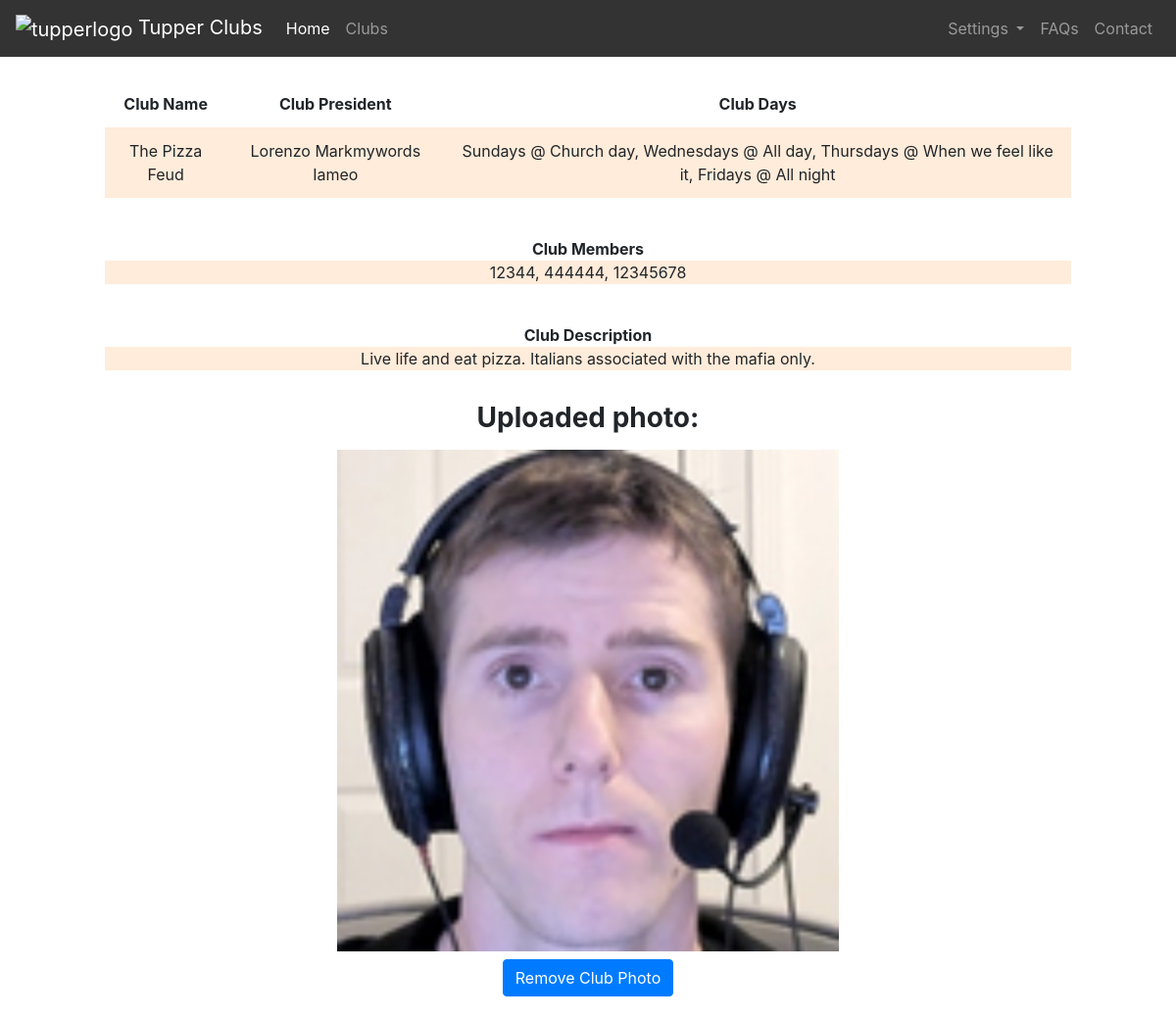
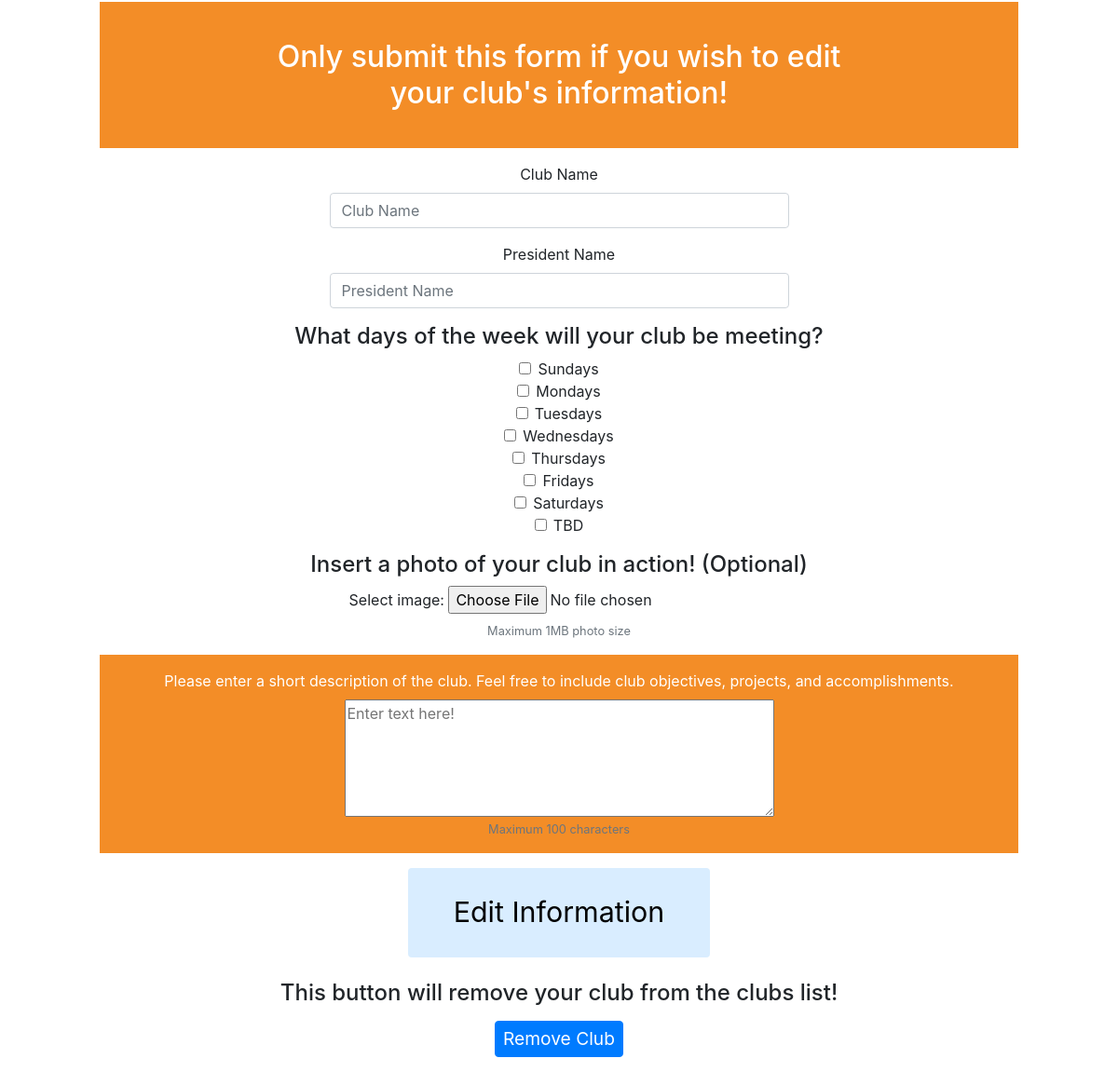
Page / (signed in) on the committed database (2 pictures, top to bottom).
### tables this page shows
CREATE TABLE clubs (club_id INTEGER PRIMARY KEY, owner INTEGER NOT NULL, name TEXT NOT NULL, president TEXT NOT NULL, description TEXT NOT NULL, days TEXT NOT NULL, members TEXT);

### application.py (the view, shortened to what this page needs)
@app.route('/', methods=['GET', 'POST'])
@login_required
def index():
    number = db.execute(''' SELECT count(name) FROM sqlite_master WHERE type='table' AND name='clubs' ''')
    if number[0]['count(name)'] == 0:
        db.execute('CREATE TABLE clubs (club_id INTEGER PRIMARY KEY, owner INTEGER NOT NULL, name TEXT NOT NULL, president TEXT NOT NULL, description TEXT NOT NULL, days TEXT NOT NULL, members TEXT)')
    userId = session.get('user_id')
    accountType = db.execute('SELECT users.type FROM users WHERE users.userId = ?', userId)
    if accountType[0]['type'] == 'club':
        clubs = db.execute('SELECT clubs.name, clubs.president, clubs.description, clubs.days, clubs.members FROM clubs WHERE clubs.owner = ?', userId)
    if request.method == 'POST':
        if request.form.get('removeClub') == 'removeClub':
            os.remove(os.path.join(app.config['UPLOAD_FOLDER'], checkPhotos(session.get('user_id'))))
            if clubs == []:
                return render_template('index.html', days=DAYS)
            else:
                club = {}
                club['name'] = clubs[0]['name']
                club['prez'] = clubs[0]['president']
                club['desc'] = clubs[0]['description']
                club['days'] = clubs[0]['days']
                members = clubs[0]['members']
                if members != None and members != '':
                    members = members[:-1]
                    members = members.split(',')
                    membersStr = ''
                    for i in range(len(members)):
                        if i == len(members) - 1:
                            membersStr += members[i]
                        else:
                            membersStr += members[i] + ', '
                if members == '':
                    membersStr = 'None'
                    club['members'] = membersStr
                elif members != None:
                    club['members'] = membersStr
                else:
                    club['members'] = members
                photo = None
                return render_template('home.html', club=club, days=DAYS, photo=photo)
        clubName = request.form.get('clubName')
        clubName = ' '.join(clubName.split())
        prezName = request.form.get('presidentName')
        prezName = ' '.join(prezName.split())
        clubDesc = request.form.get('clubDesc')
        selectedDays = []
        clubNames = db.execute('SELECT clubs.name FROM clubs')
        for i in range(len(DAYS)):
            if not request.form.get(DAYS[i]) == None:
                if not request.form.get(DAYS[i]+'Time') == '':
                    selectedDays.append(DAYS[i] + ' @ ' + request.form.get(DAYS[i]+'Time'))
                else:
                    selectedDays.append(DAYS[i])
        if len(selectedDays) == 0:
            return apology('Please select at least one day!')
        dayStr = ''
        for i in range(len(selectedDays)):
            dayStr += (selectedDays[i])
            if i != len(selectedDays) - 1:
                dayStr += ', '
        if clubs == []:
            for i in range(len(clubNames)):
                if clubNames[i]['name'].upper().replace(" ", "") == clubName.upper().replace(" ", ""):
                    return apology('Club Name already registered!')
            db.execute('INSERT INTO clubs (name, owner, president, description, days) VALUES(?,?,?,?,?)', clubName, userId, prezName, clubDesc, dayStr)
            flash('Thank you for registering your club!')
        else:
            updateClubQuery = 'UPDATE clubs SET name = ?, president = ?, description = ?, days = ? WHERE clubs.owner = ?'
            updateClub = db.execute(updateClubQuery, (clubName,), (prezName,), (clubDesc,), (dayStr,), userId)
            flash('Club info updated!')
        if checkPhotos(session.get('user_id')):
            return apology('Club photo file already uploaded')
        else:
            file = request.files['img']
            filename = secure_filename(file.filename)
            if filename != '':
                file_ext = os.path.splitext(filename)[1]
                if file_ext not in app.config['UPLOAD_EXTENSIONS'] or file_ext != validate_image(file.stream):
                    return apology('File type not accepted!')
                file.save(os.path.join(app.config['UPLOAD_FOLDER'], str(session.get('user_id')) + '.' + filename[-3:]))
        return redirect(url_for('index'))
    else:
        if accountType[0]['type'] == 'club':
            if clubs == []:
                return render_template('index.html', days=DAYS)
            else:
                club = {}
                club['name'] = clubs[0]['name']
                club['prez'] = clubs[0]['president']
                club['desc'] = clubs[0]['description']
                club['days'] = clubs[0]['days']
                members = clubs[0]['members']
                if members != None and members != '':
                    members = members[:-1]
                    members = members.split(',')
                    membersStr = ''
                    for i in range(len(members)):
                        if i == len(members) - 1:
                            membersStr += members[i]
                        else:
                            membersStr += members[i] + ', '
                if members == '':
                    membersStr = 'None'
                    club['members'] = membersStr
                elif members != None:
                    club['members'] = membersStr
                else:
                    club['members'] = members
                photo = None
                if checkPhotos(session.get('user_id')):
                    photo = checkPhotos(session.get('user_id'))
                return render_template('home.html', club=club, days=DAYS, photo=photo)

### application.py (called while the page is built)
@app.after_request
def after_request(response):
    response.headers["Cache-Control"] = "no-cache, no-store, must-revalidate"
    response.headers["Expires"] = 0
    response.headers["Pragma"] = "no-cache"
    return response

def checkPhotos(owner):
    files = os.listdir(app.config['UPLOAD_FOLDER'])
    extensions = ['.png', '.jpg', '.gif']
    for file in files:
        for i in range(len(extensions)):
            if file == str(owner) + extensions[i]:
                return file
    return False

### helpers.py (called while the page is built)
def login_required(f):
    @wraps(f)
    def decorated_function(*args, **kwargs):
        if session.get("user_id") is None:
            return redirect("/register")
        return f(*args, **kwargs)
    return decorated_function

### templates/home.html (shortened to what this page needs)
{% extends "layout.html" %}
{% block main %}
<head>
</head>
<body onload="myFunction()" style="margin:0;">
    <div class='container mt-3'>
        <div class='section'>
            <table>
                <thead>
                    <tr>
                        <th>Club Name</th>
                        <th>Club President</th>
                        <th>Club Days</th>
                    </tr>
                </thead>
                <tbody>
                    <tr>
                        <td>{{ club.name }}</td>
                        <td>{{ club.prez }}</td>
                        <td>{{ club.days }}</td>
                    </tr>
                </tbody>
            </table>
        </div>
        <div class='section'>
            <table>
                <thead>
                    <tr>
                        <div class='text-wrap text-center text-break mx-5' >
                            <b>
                                <textbox>Club Members</textbox>
                            </b>
                        </div>
                    </tr>
                </thead>
                <tbody>
                    <tr>
                        <div class = 'cool' style='background-color: rgb(253, 193, 133, 0.3);'>
                            <div class='text-wrap text-center text-break mx-5'>
                                {{ club.members }}
                            </div>
                        </div>
                    </tr>
                </tbody>
            </table>
        </div>
        <div class='section'>
            <table>
                <thead>
                    <tr>
                        <div class='text-wrap text-center text-break mx-5' >
                            <b>
                                <textbox>Club Description</textbox>
                            </b>
                        </div>
                    </tr>
                </thead>
                <tbody>
                    <tr>
                        <div class = 'cool' style='background-color: rgb(253, 193, 133, 0.3);'>
                            <div class='text-wrap text-center text-break mx-5'>
                                {{ club.desc }}
                            </div>
                        </div>
                    </tr>
                </tbody>
            </table>
        </div>
        {% if photo %}
            <h3><b>Uploaded photo: </b></h3>
            <img class='img-fluid my-2' src="{{ url_for('upload', filename=photo) }}" style="width: 512px">
            <form class='mb-3' action='/', method='POST'>
                <button type="submit" class="btn btn-primary">Remove Club Photo</button>
            </form>
        {% else %}
            <h3>You have not uploaded a photo for this club.</h3>
        {% endif %}
        <div class="section">
            <div class='section2'>
                <h2 class='my-4 mx-auto' style='width: 70%;'>Only submit this form if you wish to edit your club's information!</h2>
            </div>
            <form action="/" method ="post" enctype="multipart/form-data">
                <div class='form-group'>
                    <label for='clubName' class='mt-3'>Club Name</label>
                    <input class='form-control w-50 mx-auto' autocomplete='off' name ="clubName" placeholder = "Club Name" type="text" required>
                </div>
                <div class='form-group'>
                    <label for='presidentName'>President Name</label>
                    <input class='form-control w-50 mx-auto' autocomplete='off' name ="presidentName" placeholder = "President Name" type="text" required>
                </div>
                <div class='form-group'>
                    <h4>What days of the week will your club be meeting?</h4>
                    {% for day in days %}
                        <div class='form-check'>
                            <input class='form-check-input' id='{{ day }}' autocomplete='off' name = '{{ day }}' placeholder = '{{ day }}' type="checkbox">
                            <label class='form-check-label' for = '{{ day }}'>{{ day }}</label>
                        </div>
                    {% endfor %}
                </div>
                <div class='form-group'>
                    <h4>Insert a photo of your club in action! (Optional)</h4>
                    <label for="img">Select image:</label>
                    <input class='form-group-file' type="file" id="img" name="img" accept="image/*">
                    <small class="form-text text-muted">
                        Maximum 1MB photo size
                    </small>
                </div>
                <div class='section2 form-group'>
                    <label for='clubDesc'>Please enter a short description of the club. Feel free to include club objectives, projects, and accomplishments.</label>
                    <textarea autocomplete='off' name='clubDesc' maxlength='100' rows='5' cols='100' class="center" placeholder='Enter text here!' required></textarea>
                    <small class="form-text text-muted">
                        Maximum 100 characters
                    </small>
                </div>
                <div class='form-group'>
                    <input class='px-5 py-4' type ="submit" value = "Edit Information" style='font-size: 1.9rem;'>
                </div>
            </form>
            <div class='mt-4'>
                <div class='text-wrap w-75 mx-auto'>
                    <h4 class='mb-3'>This button will remove your club from the clubs list!</h4>
                </div>
                <button type="button" class="btn btn-primary px-2 py-1" data-toggle="modal" data-target="#removeModal" style='font-size: 1.2rem;'>
                    Remove Club
                </button>
            </div>
        </div>
    </div>
{% endblock %}

### static/styles.css (style rules this page uses)
body { background-color: #fff; color: #212529; font-size: 1rem; font-weight: 400; line-height: 1.5; margin: 0; text-align: left; }
.container { margin-left: auto; margin-right: auto; padding-left: 15px; padding-right: 15px; text-align: center; width: 90%; }
.section { padding-bottom: 1rem; padding-left: 2rem; padding-right: 2rem; padding-top: 0.5rem; text-align: center; }
.section2 { background-color: #F38D27; color: #fff; padding: 1rem 2rem; text-align: center; }
button, input[type="submit"] { background-color: #d9edff; border: 1px solid transparent; border-radius: 0.25rem; font-size: 0.95rem; font-weight: 400; line-height: 1.5; padding: 0.375rem 0.75rem; text-align: center; transition: color 0.15s ease-in-out, background-color 0.15s ease-in-out, border-color 0.15s ease-in-out, box-shadow 0.15s ease-in-out; vertical-align: middle; }
input[type="text"], input[type="number"] { line-height: 1.8; width: 25%; }
table { background-color: transparent; margin-bottom: 1rem; width: 100%; }
table th, table td { padding: 0.75rem; vertical-align: middle; }
tbody tr:nth-of-type(odd) { background-color: rgb(253, 193, 133, 0.3) }
textbox { text-align: center; }
.center { display: block; margin-left: auto; margin-right: auto; width: 50%; }

### rows in the picture
clubs: name "The Pizza Feud", prez "Lorenzo Markmywords Iameo", days "Sundays @ Church day, Wednesdays @ All day, Thursdays @ When we feel like it, Fridays @ All night", members "12344, 444444, 12345678", desc "Live life and eat pizza. Italians associated with the mafia only."

### other values in the picture
{{ day }} "Sundays" "Mondays" "Tuesdays" "Wednesdays" "Thursdays" "Fridays" "Saturdays" "TBD"
